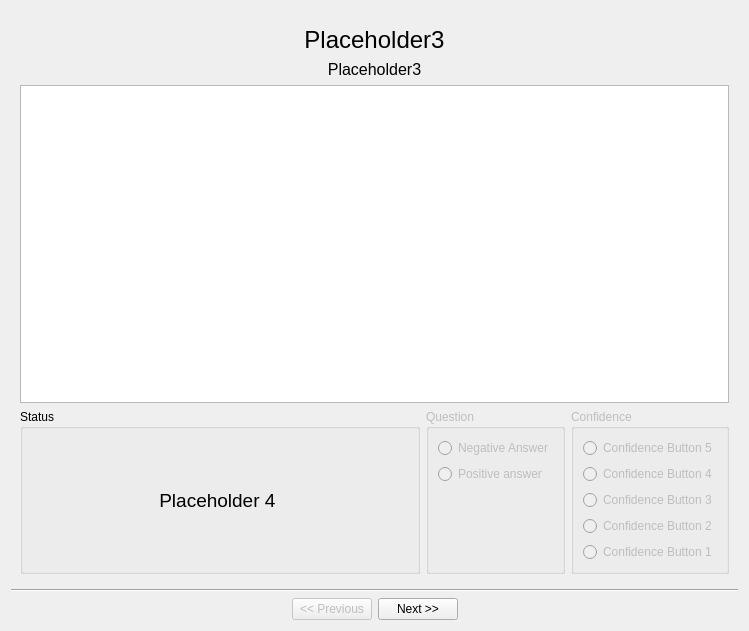
<?xml version="1.0" encoding="UTF-8"?>
<ui version="4.0">
 <class>Form</class>
 <widget class="QWidget" name="Form">
  <property name="geometry">
   <rect>
    <x>0</x>
    <y>0</y>
    <width>730</width>
    <height>631</height>
   </rect>
  </property>
  <property name="windowTitle">
   <string>Temporal Order Judgement Experiment</string>
  </property>
  <layout class="QVBoxLayout" name="verticalLayout_8" stretch="0,1,0">
   <item>
    <widget class="QStackedWidget" name="swPages">
     <property name="currentIndex">
      <number>2</number>
     </property>
     <widget class="QWidget" name="page">
      <property name="sizePolicy">
       <sizepolicy hsizetype="Preferred" vsizetype="Preferred">
        <horstretch>0</horstretch>
        <verstretch>0</verstretch>
       </sizepolicy>
      </property>
      <layout class="QVBoxLayout" name="verticalLayout_6">
       <property name="spacing">
        <number>20</number>
       </property>
       <property name="topMargin">
        <number>15</number>
       </property>
       <item>
        <widget class="QLabel" name="lbIntroTitle">
         <property name="sizePolicy">
          <sizepolicy hsizetype="Preferred" vsizetype="Preferred">
           <horstretch>0</horstretch>
           <verstretch>0</verstretch>
          </sizepolicy>
         </property>
         <property name="font">
          <font>
           <pointsize>18</pointsize>
          </font>
         </property>
         <property name="layoutDirection">
          <enum>Qt::LeftToRight</enum>
         </property>
         <property name="text">
          <string>Placeholder</string>
         </property>
         <property name="alignment">
          <set>Qt::AlignCenter</set>
         </property>
        </widget>
       </item>
       <item>
        <layout class="QHBoxLayout" name="horizontalLayout">
         <item>
          <widget class="QTextBrowser" name="tbIntroText">
           <property name="sizePolicy">
            <sizepolicy hsizetype="Fixed" vsizetype="Expanding">
             <horstretch>0</horstretch>
             <verstretch>0</verstretch>
            </sizepolicy>
           </property>
           <property name="maximumSize">
            <size>
             <width>720</width>
             <height>16777215</height>
            </size>
           </property>
           <property name="palette">
            <palette>
             <active>
              <colorrole role="Base">
               <brush brushstyle="SolidPattern">
                <color alpha="255">
                 <red>240</red>
                 <green>240</green>
                 <blue>240</blue>
                </color>
               </brush>
              </colorrole>
             </active>
             <inactive>
              <colorrole role="Base">
               <brush brushstyle="SolidPattern">
                <color alpha="255">
                 <red>240</red>
                 <green>240</green>
                 <blue>240</blue>
                </color>
               </brush>
              </colorrole>
             </inactive>
             <disabled>
              <colorrole role="Base">
               <brush brushstyle="SolidPattern">
                <color alpha="255">
                 <red>240</red>
                 <green>240</green>
                 <blue>240</blue>
                </color>
               </brush>
              </colorrole>
             </disabled>
            </palette>
           </property>
           <property name="font">
            <font>
             <pointsize>12</pointsize>
            </font>
           </property>
           <property name="frameShape">
            <enum>QFrame::NoFrame</enum>
           </property>
           <property name="html">
            <string>&lt;!DOCTYPE HTML PUBLIC &quot;-//W3C//DTD HTML 4.0//EN&quot; &quot;http://www.w3.org/TR/REC-html40/strict.dtd&quot;&gt;
&lt;html&gt;&lt;head&gt;&lt;meta name=&quot;qrichtext&quot; content=&quot;1&quot; /&gt;&lt;style type=&quot;text/css&quot;&gt;
p, li { white-space: pre-wrap; }
&lt;/style&gt;&lt;/head&gt;&lt;body style=&quot; font-family:'MS Shell Dlg 2'; font-size:12pt; font-weight:400; font-style:normal;&quot;&gt;
&lt;p style=&quot; margin-top:0px; margin-bottom:0px; margin-left:0px; margin-right:0px; -qt-block-indent:0; text-indent:0px;&quot;&gt;Placeholder&lt;/p&gt;&lt;/body&gt;&lt;/html&gt;</string>
           </property>
           <property name="textInteractionFlags">
            <set>Qt::NoTextInteraction</set>
           </property>
          </widget>
         </item>
        </layout>
       </item>
      </layout>
     </widget>
     <widget class="QWidget" name="page_2">
      <layout class="QVBoxLayout" name="verticalLayout_7">
       <property name="spacing">
        <number>20</number>
       </property>
       <property name="topMargin">
        <number>15</number>
       </property>
       <item>
        <widget class="QLabel" name="lbPrepTitle">
         <property name="font">
          <font>
           <pointsize>18</pointsize>
          </font>
         </property>
         <property name="text">
          <string>Placeholder2</string>
         </property>
         <property name="alignment">
          <set>Qt::AlignCenter</set>
         </property>
        </widget>
       </item>
       <item>
        <layout class="QHBoxLayout" name="horizontalLayout_2">
         <item>
          <widget class="QTextBrowser" name="tbPrepText">
           <property name="sizePolicy">
            <sizepolicy hsizetype="Fixed" vsizetype="Expanding">
             <horstretch>0</horstretch>
             <verstretch>0</verstretch>
            </sizepolicy>
           </property>
           <property name="minimumSize">
            <size>
             <width>0</width>
             <height>0</height>
            </size>
           </property>
           <property name="maximumSize">
            <size>
             <width>720</width>
             <height>16777215</height>
            </size>
           </property>
           <property name="palette">
            <palette>
             <active>
              <colorrole role="Base">
               <brush brushstyle="SolidPattern">
                <color alpha="255">
                 <red>240</red>
                 <green>240</green>
                 <blue>240</blue>
                </color>
               </brush>
              </colorrole>
             </active>
             <inactive>
              <colorrole role="Base">
               <brush brushstyle="SolidPattern">
                <color alpha="255">
                 <red>240</red>
                 <green>240</green>
                 <blue>240</blue>
                </color>
               </brush>
              </colorrole>
             </inactive>
             <disabled>
              <colorrole role="Base">
               <brush brushstyle="SolidPattern">
                <color alpha="255">
                 <red>240</red>
                 <green>240</green>
                 <blue>240</blue>
                </color>
               </brush>
              </colorrole>
             </disabled>
            </palette>
           </property>
           <property name="font">
            <font>
             <pointsize>12</pointsize>
            </font>
           </property>
           <property name="frameShape">
            <enum>QFrame::NoFrame</enum>
           </property>
           <property name="html">
            <string>&lt;!DOCTYPE HTML PUBLIC &quot;-//W3C//DTD HTML 4.0//EN&quot; &quot;http://www.w3.org/TR/REC-html40/strict.dtd&quot;&gt;
&lt;html&gt;&lt;head&gt;&lt;meta name=&quot;qrichtext&quot; content=&quot;1&quot; /&gt;&lt;style type=&quot;text/css&quot;&gt;
p, li { white-space: pre-wrap; }
&lt;/style&gt;&lt;/head&gt;&lt;body style=&quot; font-family:'MS Shell Dlg 2'; font-size:12pt; font-weight:400; font-style:normal;&quot;&gt;
&lt;p style=&quot; margin-top:0px; margin-bottom:0px; margin-left:0px; margin-right:0px; -qt-block-indent:0; text-indent:0px;&quot;&gt;placeholder2&lt;/p&gt;&lt;/body&gt;&lt;/html&gt;</string>
           </property>
           <property name="textInteractionFlags">
            <set>Qt::NoTextInteraction</set>
           </property>
          </widget>
         </item>
        </layout>
       </item>
      </layout>
     </widget>
     <widget class="QWidget" name="page_3">
      <layout class="QVBoxLayout" name="verticalLayout_5" stretch="0,1,0">
       <property name="topMargin">
        <number>15</number>
       </property>
       <item>
        <layout class="QVBoxLayout" name="Title">
         <property name="topMargin">
          <number>0</number>
         </property>
         <item>
          <widget class="QLabel" name="lbTestTitle">
           <property name="font">
            <font>
             <pointsize>18</pointsize>
            </font>
           </property>
           <property name="text">
            <string>Placeholder3</string>
           </property>
           <property name="alignment">
            <set>Qt::AlignCenter</set>
           </property>
          </widget>
         </item>
         <item>
          <widget class="QLabel" name="lbTestText">
           <property name="font">
            <font>
             <pointsize>12</pointsize>
            </font>
           </property>
           <property name="text">
            <string>Placeholder3</string>
           </property>
           <property name="alignment">
            <set>Qt::AlignCenter</set>
           </property>
          </widget>
         </item>
        </layout>
       </item>
       <item>
        <widget class="PlotWidget" name="plot">
         <property name="sizePolicy">
          <sizepolicy hsizetype="Expanding" vsizetype="Expanding">
           <horstretch>0</horstretch>
           <verstretch>0</verstretch>
          </sizepolicy>
         </property>
        </widget>
       </item>
       <item>
        <layout class="QHBoxLayout" name="TestInput" stretch="0,0,0,0,0">
         <item>
          <spacer name="horizontalSpacer_4">
           <property name="orientation">
            <enum>Qt::Horizontal</enum>
           </property>
           <property name="sizeHint" stdset="0">
            <size>
             <width>40</width>
             <height>20</height>
            </size>
           </property>
          </spacer>
         </item>
         <item>
          <widget class="QGroupBox" name="Status">
           <property name="sizePolicy">
            <sizepolicy hsizetype="Preferred" vsizetype="Minimum">
             <horstretch>0</horstretch>
             <verstretch>0</verstretch>
            </sizepolicy>
           </property>
           <property name="minimumSize">
            <size>
             <width>400</width>
             <height>0</height>
            </size>
           </property>
           <property name="maximumSize">
            <size>
             <width>400</width>
             <height>16777215</height>
            </size>
           </property>
           <property name="title">
            <string>Status</string>
           </property>
           <layout class="QVBoxLayout" name="verticalLayout_4">
            <item>
             <widget class="QLabel" name="lbStatus">
              <property name="sizePolicy">
               <sizepolicy hsizetype="Preferred" vsizetype="Minimum">
                <horstretch>0</horstretch>
                <verstretch>0</verstretch>
               </sizepolicy>
              </property>
              <property name="minimumSize">
               <size>
                <width>0</width>
                <height>0</height>
               </size>
              </property>
              <property name="maximumSize">
               <size>
                <width>400</width>
                <height>100</height>
               </size>
              </property>
              <property name="font">
               <font>
                <pointsize>14</pointsize>
               </font>
              </property>
              <property name="text">
               <string>Placeholder 4 </string>
              </property>
              <property name="scaledContents">
               <bool>true</bool>
              </property>
              <property name="alignment">
               <set>Qt::AlignCenter</set>
              </property>
              <property name="wordWrap">
               <bool>true</bool>
              </property>
             </widget>
            </item>
           </layout>
          </widget>
         </item>
         <item>
          <widget class="QGroupBox" name="gbQuestion">
           <property name="enabled">
            <bool>false</bool>
           </property>
           <property name="title">
            <string>Question</string>
           </property>
           <layout class="QVBoxLayout" name="verticalLayout_3">
            <item>
             <layout class="QVBoxLayout" name="verticalLayout_9">
              <item>
               <widget class="QRadioButton" name="rbAnswerNegative">
                <property name="text">
                 <string>Negative Answer</string>
                </property>
               </widget>
              </item>
              <item>
               <widget class="QRadioButton" name="rbAnswerPositive">
                <property name="text">
                 <string>Positive answer</string>
                </property>
               </widget>
              </item>
             </layout>
            </item>
            <item>
             <spacer name="verticalSpacer">
              <property name="orientation">
               <enum>Qt::Vertical</enum>
              </property>
              <property name="sizeHint" stdset="0">
               <size>
                <width>20</width>
                <height>40</height>
               </size>
              </property>
             </spacer>
            </item>
           </layout>
          </widget>
         </item>
         <item>
          <widget class="QGroupBox" name="howConfident">
           <property name="enabled">
            <bool>false</bool>
           </property>
           <property name="title">
            <string>Confidence</string>
           </property>
           <layout class="QVBoxLayout" name="verticalLayout">
            <item>
             <widget class="QRadioButton" name="rbConf5">
              <property name="text">
               <string>Confidence Button 5</string>
              </property>
             </widget>
            </item>
            <item>
             <widget class="QRadioButton" name="rbConf4">
              <property name="text">
               <string>Confidence Button 4</string>
              </property>
             </widget>
            </item>
            <item>
             <widget class="QRadioButton" name="rbConf3">
              <property name="text">
               <string>Confidence Button 3</string>
              </property>
             </widget>
            </item>
            <item>
             <widget class="QRadioButton" name="rbConf2">
              <property name="text">
               <string>Confidence Button 2</string>
              </property>
             </widget>
            </item>
            <item>
             <widget class="QRadioButton" name="rbConf1">
              <property name="text">
               <string>Confidence Button 1</string>
              </property>
             </widget>
            </item>
           </layout>
          </widget>
         </item>
         <item>
          <spacer name="horizontalSpacer_3">
           <property name="orientation">
            <enum>Qt::Horizontal</enum>
           </property>
           <property name="sizeHint" stdset="0">
            <size>
             <width>40</width>
             <height>20</height>
            </size>
           </property>
          </spacer>
         </item>
        </layout>
       </item>
      </layout>
     </widget>
     <widget class="QWidget" name="page_4">
      <layout class="QVBoxLayout" name="verticalLayout_2">
       <property name="spacing">
        <number>20</number>
       </property>
       <property name="topMargin">
        <number>15</number>
       </property>
       <item>
        <widget class="QLabel" name="lbCompleteTitle">
         <property name="font">
          <font>
           <pointsize>18</pointsize>
          </font>
         </property>
         <property name="text">
          <string>Placeholder4</string>
         </property>
         <property name="alignment">
          <set>Qt::AlignCenter</set>
         </property>
        </widget>
       </item>
       <item>
        <layout class="QHBoxLayout" name="horizontalLayout_3">
         <item>
          <widget class="QTextBrowser" name="tbCompleteText">
           <property name="maximumSize">
            <size>
             <width>720</width>
             <height>16777215</height>
            </size>
           </property>
           <property name="palette">
            <palette>
             <active>
              <colorrole role="Base">
               <brush brushstyle="SolidPattern">
                <color alpha="255">
                 <red>240</red>
                 <green>240</green>
                 <blue>240</blue>
                </color>
               </brush>
              </colorrole>
             </active>
             <inactive>
              <colorrole role="Base">
               <brush brushstyle="SolidPattern">
                <color alpha="255">
                 <red>240</red>
                 <green>240</green>
                 <blue>240</blue>
                </color>
               </brush>
              </colorrole>
             </inactive>
             <disabled>
              <colorrole role="Base">
               <brush brushstyle="SolidPattern">
                <color alpha="255">
                 <red>240</red>
                 <green>240</green>
                 <blue>240</blue>
                </color>
               </brush>
              </colorrole>
             </disabled>
            </palette>
           </property>
           <property name="font">
            <font>
             <pointsize>12</pointsize>
            </font>
           </property>
           <property name="frameShape">
            <enum>QFrame::NoFrame</enum>
           </property>
           <property name="html">
            <string>&lt;!DOCTYPE HTML PUBLIC &quot;-//W3C//DTD HTML 4.0//EN&quot; &quot;http://www.w3.org/TR/REC-html40/strict.dtd&quot;&gt;
&lt;html&gt;&lt;head&gt;&lt;meta name=&quot;qrichtext&quot; content=&quot;1&quot; /&gt;&lt;style type=&quot;text/css&quot;&gt;
p, li { white-space: pre-wrap; }
&lt;/style&gt;&lt;/head&gt;&lt;body style=&quot; font-family:'MS Shell Dlg 2'; font-size:12pt; font-weight:400; font-style:normal;&quot;&gt;
&lt;p style=&quot; margin-top:0px; margin-bottom:0px; margin-left:0px; margin-right:0px; -qt-block-indent:0; text-indent:0px;&quot;&gt;placeholder4&lt;/p&gt;
&lt;p style=&quot;-qt-paragraph-type:empty; margin-top:0px; margin-bottom:0px; margin-left:0px; margin-right:0px; -qt-block-indent:0; text-indent:0px;&quot;&gt;&lt;br /&gt;&lt;/p&gt;&lt;/body&gt;&lt;/html&gt;</string>
           </property>
           <property name="textInteractionFlags">
            <set>Qt::NoTextInteraction</set>
           </property>
          </widget>
         </item>
        </layout>
       </item>
      </layout>
     </widget>
    </widget>
   </item>
   <item>
    <widget class="Line" name="line">
     <property name="orientation">
      <enum>Qt::Horizontal</enum>
     </property>
    </widget>
   </item>
   <item>
    <layout class="QHBoxLayout" name="Buttons">
     <item>
      <spacer name="horizontalSpacer_2">
       <property name="orientation">
        <enum>Qt::Horizontal</enum>
       </property>
       <property name="sizeHint" stdset="0">
        <size>
         <width>40</width>
         <height>20</height>
        </size>
       </property>
      </spacer>
     </item>
     <item>
      <widget class="QPushButton" name="btPrev">
       <property name="enabled">
        <bool>false</bool>
       </property>
       <property name="text">
        <string>&lt;&lt; Previous</string>
       </property>
      </widget>
     </item>
     <item>
      <widget class="QPushButton" name="btNext">
       <property name="sizePolicy">
        <sizepolicy hsizetype="Preferred" vsizetype="Preferred">
         <horstretch>0</horstretch>
         <verstretch>0</verstretch>
        </sizepolicy>
       </property>
       <property name="text">
        <string>Next &gt;&gt;</string>
       </property>
      </widget>
     </item>
     <item>
      <spacer name="horizontalSpacer">
       <property name="orientation">
        <enum>Qt::Horizontal</enum>
       </property>
       <property name="sizeHint" stdset="0">
        <size>
         <width>40</width>
         <height>20</height>
        </size>
       </property>
      </spacer>
     </item>
    </layout>
   </item>
  </layout>
 </widget>
 <customwidgets>
  <customwidget>
   <class>PlotWidget</class>
   <extends>QGraphicsView</extends>
   <header>pyqtgraph</header>
  </customwidget>
 </customwidgets>
 <resources/>
 <connections/>
</ui>
